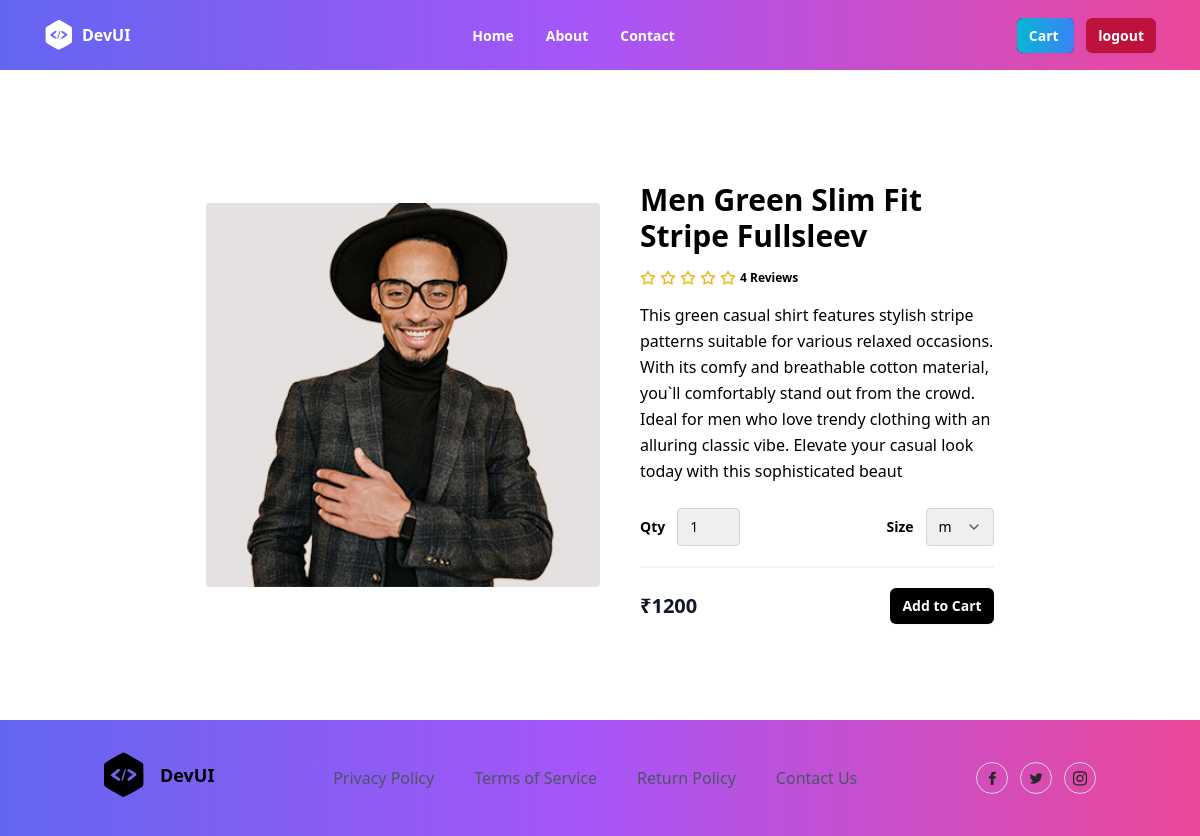
Screenshot of /products/2/ with the database file from the repository.
### store/models.py (models this page shows, shortened)
class Product(models.Model):
    title = models.CharField(max_length=200)
    description = models.TextField(null=True, blank=True)
    size_object = models.ManyToManyField(Size)
    category_object = models.ForeignKey(Category, on_delete=models.CASCADE)
    brand_object = models.ForeignKey(Brand, on_delete=models.CASCADE)
    image = models.ImageField(upload_to='product_images', null=True, blank=True, default='product_images/default.jpg')
    price = models.PositiveIntegerField()
    tag_object=models.ManyToManyField(Tag)
    created_date = models.DateTimeField(auto_now_add=True)
    updated_date = models.DateTimeField(auto_now=True)
    is_active = models.BooleanField(default=True)

### store/views.py (the view)
# urls.py: path('products/<int:pk>/',views.ProductDetailView.as_view(),name="product-detail"),
class ProductDetailView(View):
    def get(self,request,*args,**kwargs):
        id=kwargs.get("pk")
        qs=Product.objects.get(id=id)
        return render(request,"product_detail.html",{"data":qs})

### store/templates/product_detail.html (shortened to what this page needs)
{%extends 'base.html'%}
{%block main_block%}
<section class="overflow-hidden">
  <form method="post" action="{%url 'addto-cart' data.id%}">
    <div class="mx-auto max-w-5xl px-5 py-24">
      <div class="mx-auto flex flex-wrap items-center lg:w-4/5">
        <img
          alt="Nike Air Max 21A"
          class="h-64 w-full rounded object-cover lg:h-96 lg:w-1/2"
          src="{{data.image.url}}"
        />
        <div class="mt-6 w-full lg:mt-0 lg:w-1/2 lg:pl-10">
          <h1 class="my-4 text-3xl font-semibold text-black"> {{data.title}}</h1>
          <div class="my-4 flex items-center">
            <span class="flex items-center space-x-1">
              <span class="ml-3 inline-block text-xs font-semibold">
                4 Reviews
              </span>
            </span>
          </div>
          <p class="leading-relaxed">
           {{data.description}}
          </p>
          <div class="mb-5 mt-6 flex items-center border-b-2 border-gray-100 pb-5">
            <div class="flex items-center">
              <span class="mr-3 text-sm font-semibold">Qty</span>
              <select name="qty" class="appearance-none rounded border border-gray-300 py-2 pl-3 pr-10 text-sm focus:border-black focus:outline-none focus:ring-2 focus:ring-black">
                <option value="1">1</option>
              </select>
            </div>
            <div class="ml-auto flex items-center">
              <span class="mr-3 text-sm font-semibold">Size</span>
              <div class="relative">
                <select name="size" class="appearance-none rounded border border-gray-300 py-2 pl-3 pr-10 text-sm focus:border-black focus:outline-none focus:ring-2 focus:ring-black">
                    {%for sob in data.size_object.all%}
                        <option value="{{sob.name}}">{{sob.name}}</option>
                    {%endfor%}
                </select>
                <span class="pointer-events-none absolute right-0 top-0 flex h-full w-10 items-center justify-center text-center text-gray-600">
                </span>
              </div>
            </div>
          </div>
          <div class="flex items-center justify-between">
            <span class="title-font text-xl font-bold text-gray-900">
              ₹{{data.price}}
            </span>
            <button
              type="submit"
              class="rounded-md bg-black px-3 py-2 text-sm font-semibold text-white shadow-sm hover:bg-black/80 focus-visible:outline focus-visible:outline-2 focus-visible:outline-offset-2 focus-visible:outline-black"
            >
              Add to Cart
            </button>
          </div>
        </div>
      </div>
    </div>
  </form>
  </section>
{%endblock%}

### rows the page displays
Product: image (picture), title "Men Green Slim Fit Stripe Fullsleev", description "This green casual shirt features stylish stripe patterns suitable for various relaxed occasions. With its comfy and breathable cotton material, you`ll comfortably stand out from the crowd. Ideal for men who love trendy clothing with an alluring classic vibe. Elevate your casual look today with this sophisticated beaut", price "1200"

### other values shown
form field size "m"
